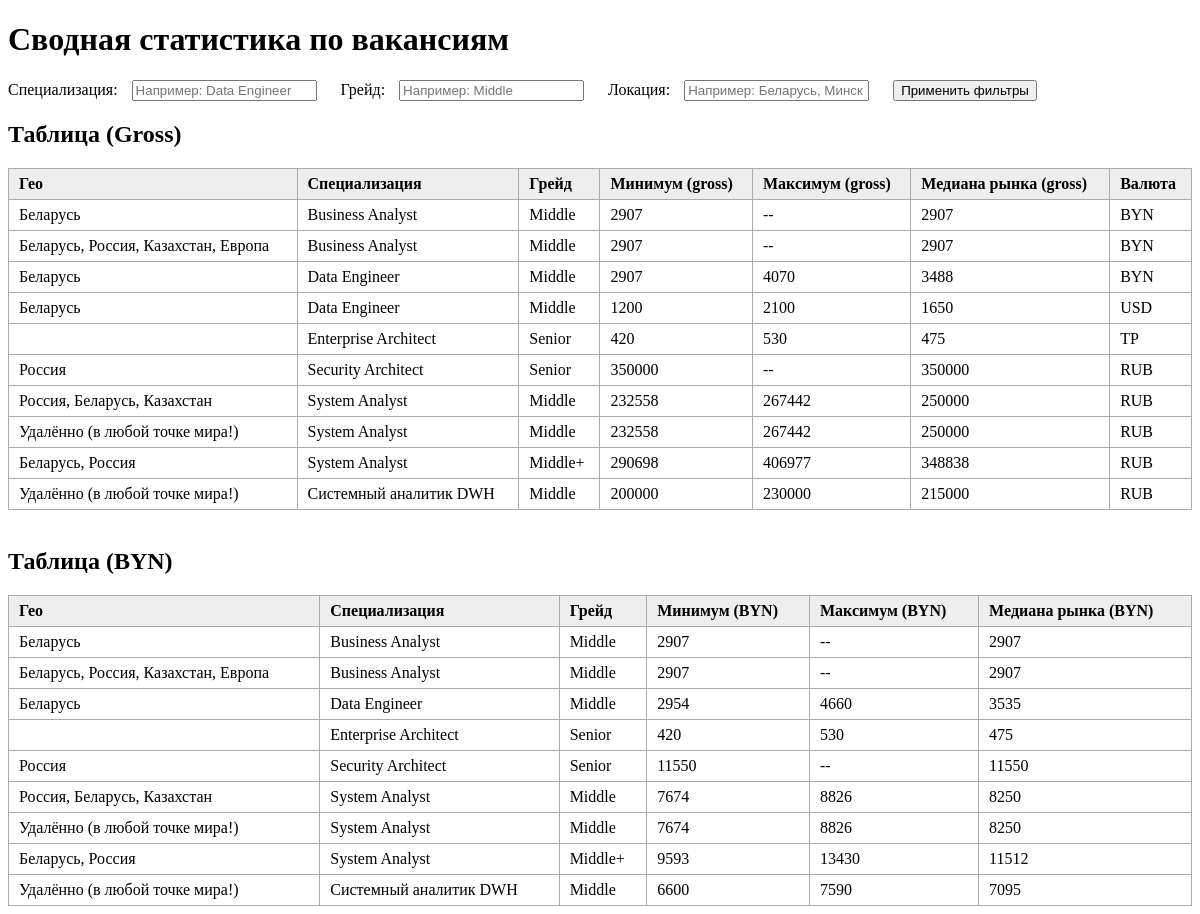
Page /pivot/ on the committed database.
### vacancies/models.py (models this page shows, shortened)
class Vacancy(models.Model):
    company = models.CharField(max_length=255)
    geo = models.CharField(max_length=255)
    specialization = models.CharField(max_length=255)
    grade = models.CharField(max_length=255)
    salary_min = models.IntegerField(null=True, blank=True)
    salary_max = models.IntegerField(null=True, blank=True)
    bonus = models.CharField(max_length=255, blank=True)
    bonus_conditions = models.CharField(max_length=255, blank=True)
    currency = models.CharField(max_length=50)
    gross_net = models.CharField(max_length=50)
    work_format = models.CharField(max_length=255)
    date_posted = models.DateField()
    source = models.CharField(max_length=255, blank=True)
    author = models.CharField(max_length=255, blank=True)
    description = models.TextField("Описание вакансии", blank=True)

### vacancies/views.py (the view)
# urls.py: path('pivot/', views.pivot_summary, name='pivot_summary'),
def pivot_summary(request):
    spec_filter = request.GET.get('specialization', '').strip()
    grade_filter = request.GET.get('grade', '').strip()
    geo_filter = request.GET.get('geo', '').strip()
    qs = Vacancy.objects.all()
    if spec_filter:
        qs = qs.filter(specialization__iexact=spec_filter)
    if grade_filter:
        qs = qs.filter(grade__iexact=grade_filter)
    if geo_filter:
        qs = qs.filter(geo__iexact=geo_filter)
    data = qs.values(
        'specialization',
        'grade',
        'geo',
        'currency',
        'salary_min',
        'salary_max',
        'gross_net'
    ).order_by('specialization', 'grade', 'geo', 'currency')
    def to_gross(value, gross_net_flag):
        if value is None:
            return None
        if gross_net_flag and gross_net_flag.lower() == 'net':
            return int(round(value / 0.86))
        return value
    def convert_to_byn(amount, ccy):
        if amount is None:
            return None
        if ccy == 'USD':
            return amount * 2.5
        elif ccy == 'EUR':
            return amount * 2.6
        elif ccy == 'RUB':
            return amount * 0.033
        elif ccy == 'BYN':
            return amount
        return amount
    groups_gross = defaultdict(lambda: {
        'sal_min': [],
        'sal_max': [],
        'all_salaries': [],
    })
    for row in data:
        spec = row['specialization']
        grd = row['grade']
        current_geo = row['geo']
        ccy = row['currency']
        gross_net_val = row['gross_net'] or ''
        sal_min_gross = to_gross(row['salary_min'], gross_net_val)
        sal_max_gross = to_gross(row['salary_max'], gross_net_val)
        if sal_min_gross is not None:
            groups_gross[(spec, grd, current_geo, ccy)]['sal_min'].append(sal_min_gross)
            groups_gross[(spec, grd, current_geo, ccy)]['all_salaries'].append(sal_min_gross)
        if sal_max_gross is not None:
            groups_gross[(spec, grd, current_geo, ccy)]['sal_max'].append(sal_max_gross)
            groups_gross[(spec, grd, current_geo, ccy)]['all_salaries'].append(sal_max_gross)
    results_gross = []
    for (spec, grd, current_geo, ccy), values_dict in groups_gross.items():
        min_list = values_dict['sal_min']
        max_list = values_dict['sal_max']
        all_list = values_dict['all_salaries']
        if min_list:
            min_median = median(min_list)
        else:
            min_median = None
        if max_list:
            max_median = median(max_list)
        else:
            max_median = None
        if all_list:
            market_median = median(all_list)
        else:
            market_median = None
        results_gross.append({
            'specialization': spec,
            'grade': grd,
            'geo': current_geo,
            'currency': ccy,  # оставляем "оригинальную" валюту
            'min_median': int(round(min_median)) if min_median is not None else None,
            'max_median': int(round(max_median)) if max_median is not None else None,
            'market_median': int(round(market_median)) if market_median is not None else None,
        })
    groups_byn = defaultdict(lambda: {
        'sal_min': [],
        'sal_max': [],
        'all_salaries': [],
    })
    for row in data:
        spec = row['specialization']
        grd = row['grade']
        current_geo = row['geo']
        ccy = row['currency']
        gross_net_val = row['gross_net'] or ''
        sal_min_gross = to_gross(row['salary_min'], gross_net_val)
        sal_max_gross = to_gross(row['salary_max'], gross_net_val)
        sal_min_byn = convert_to_byn(sal_min_gross, ccy) if sal_min_gross is not None else None
        sal_max_byn = convert_to_byn(sal_max_gross, ccy) if sal_max_gross is not None else None
        if sal_min_byn is not None:
            groups_byn[(spec, grd, current_geo)]['sal_min'].append(sal_min_byn)
            groups_byn[(spec, grd, current_geo)]['all_salaries'].append(sal_min_byn)
        if sal_max_byn is not None:
            groups_byn[(spec, grd, current_geo)]['sal_max'].append(sal_max_byn)
            groups_byn[(spec, grd, current_geo)]['all_salaries'].append(sal_max_byn)
    results_byn = []
    for (spec, grd, current_geo), val_dict in groups_byn.items():
        min_list = val_dict['sal_min']
        max_list = val_dict['sal_max']
        all_list = val_dict['all_salaries']
        if min_list:
            min_median = median(min_list)
        else:
            min_median = None
        if max_list:
            max_median = median(max_list)
        else:
            max_median = None
        if all_list:
            market_median = median(all_list)
        else:
            market_median = None
        results_byn.append({
            'specialization': spec,
            'grade': grd,
            'geo': current_geo,
            'byn_min_median': int(round(min_median)) if min_median is not None else None,
            'byn_max_median': int(round(max_median)) if max_median is not None else None,
            'byn_market_median': int(round(market_median)) if market_median is not None else None,
        })
    context = {
        'results_gross': results_gross,
        'results_byn': results_byn,
        'spec_filter': spec_filter,
        'grade_filter': grade_filter,
        'geo_filter': geo_filter,
    }
    return render(request, 'vacancies/summary.html', context)

### vacancies/templates/vacancies/summary.html (shortened to what this page needs)
<!DOCTYPE html>
<html lang="ru">
<head>
</head>
<body>
<h1>Сводная статистика по вакансиям</h1>
<form method="GET" action="">
    <label class="filter-label">Специализация:</label>
    <input
      class="filter-input"
      type="text"
      name="specialization"
      value="{{ spec_filter }}"
      placeholder="Например: Data Engineer"
    />
    <label class="filter-label">Грейд:</label>
    <input
      class="filter-input"
      type="text"
      name="grade"
      value="{{ grade_filter }}"
      placeholder="Например: Middle"
    />
    <label class="filter-label">Локация:</label>
    <input
      class="filter-input"
      type="text"
      name="geo"
      value="{{ geo_filter }}"
      placeholder="Например: Беларусь, Минск"
    />
    <button type="submit">Применить фильтры</button>
</form>
<h2>Таблица (Gross)</h2>
<table>
    <thead>
        <tr>
            <th>Гео</th>
            <th>Специализация</th>
            <th>Грейд</th>
            <th>Минимум (gross)</th>
            <th>Максимум (gross)</th>
            <th>Медиана рынка (gross)</th>
            <th>Валюта</th>
        </tr>
    </thead>
    <tbody>
        {% for row in results_gross %}
        <tr>
            <td>{{ row.geo }}</td>
            <td>{{ row.specialization }}</td>
            <td>{{ row.grade }}</td>
            <td>
                {% if row.min_median is not None %}
                    {{ row.min_median }}
                {% else %}
                    --
                {% endif %}
            </td>
            <td>
                {% if row.max_median is not None %}
                    {{ row.max_median }}
                {% else %}
                    --
                {% endif %}
            </td>
            <td>
                {% if row.market_median is not None %}
                    {{ row.market_median }}
                {% else %}
                    --
                {% endif %}
            </td>
            <td>{{ row.currency }}</td>
        </tr>
        {% endfor %}
    </tbody>
</table>
<br/>
<h2>Таблица (BYN)</h2>
<table>
    <thead>
        <tr>
            <th>Гео</th>
            <th>Специализация</th>
            <th>Грейд</th>
            <th>Минимум (BYN)</th>
            <th>Максимум (BYN)</th>
            <th>Медиана рынка (BYN)</th>
        </tr>
    </thead>
    <tbody>
        {% for row in results_byn %}
        <tr>
            <td>{{ row.geo }}</td>
            <td>{{ row.specialization }}</td>
            <td>{{ row.grade }}</td>
            <td>
                {% if row.byn_min_median is not None %}
                    {{ row.byn_min_median }}
                {% else %}
                    --
                {% endif %}
            </td>
            <td>
                {% if row.byn_max_median is not None %}
                    {{ row.byn_max_median }}
                {% else %}
                    --
                {% endif %}
            </td>
            <td>
                {% if row.byn_market_median is not None %}
                    {{ row.byn_market_median }}
                {% else %}
                    --
                {% endif %}
            </td>
        </tr>
        {% endfor %}
    </tbody>
</table>
</body>
</html>

### vacancies/templates/vacancies/summary.html (style rules this page uses)
table { border-collapse: collapse; width: 100%; max-width: 1200px; margin: 0 auto; }
th, td { border: 1px solid #aaa; padding: 6px 10px; text-align: left; }
th { background: #eee; }
form { margin-bottom: 20px; }
.filter-label { margin-right: 10px; }
.filter-input { margin-right: 20px; }

### rows in the picture
Vacancy: geo "Беларусь", specialization "Business Analyst", grade "Middle", min_median "2907", market_median "2907", currency "BYN", byn_min_median "2907", byn_market_median "2907"
Vacancy: geo "Беларусь, Россия, Казахстан, Европа", specialization "Business Analyst", grade "Middle", min_median "2907", market_median "2907", currency "BYN", byn_min_median "2907", byn_market_median "2907"
Vacancy: geo "Беларусь", specialization "Data Engineer", grade "Middle", min_median "2907", max_median "4070", market_median "3488", currency "BYN"
Vacancy: geo "Беларусь", specialization "Data Engineer", grade "Middle", min_median "1200", max_median "2100", market_median "1650", currency "USD"
Vacancy: specialization "Enterprise Architect", grade "Senior", min_median "420", max_median "530", market_median "475", currency "ТР", byn_min_median "420", byn_max_median "530", byn_market_median "475"
Vacancy: geo "Россия, Беларусь, Казахстан", specialization "System Analyst", grade "Middle", min_median "232558", max_median "267442", market_median "250000", currency "RUB", byn_min_median "7674", byn_max_median "8826", byn_market_median "8250"
Vacancy: geo "Удалённо (в любой точке мира!)", specialization "System Analyst", grade "Middle", min_median "232558", max_median "267442", market_median "250000", currency "RUB", byn_min_median "7674", byn_max_median "8826", byn_market_median "8250"
Vacancy: geo "Удалённо (в любой точке мира!)", specialization "Системный аналитик DWH", grade "Middle", min_median "200000", max_median "230000", market_median "215000", currency "RUB", byn_min_median "6600", byn_max_median "7590", byn_market_median "7095"

### other values in the picture
{{ row.geo }} "Россия" "Беларусь, Россия"
{{ row.specialization }} "Security Architect" "System Analyst"
{{ row.grade }} "Senior" "Middle+"
{{ row.min_median }} "350000" "290698"
{{ row.market_median }} "350000" "348838"
{{ row.currency }} "RUB" "RUB"
{{ row.max_median }} "406977"
{{ row.geo }} "Беларусь" "Россия" "Беларусь, Россия"
{{ row.specialization }} "Data Engineer" "Security Architect" "System Analyst"
{{ row.grade }} "Middle" "Senior" "Middle+"
{{ row.byn_min_median }} "2954" "11550" "9593"
{{ row.byn_max_median }} "4660" "13430"
{{ row.byn_market_median }} "3535" "11550" "11512"
